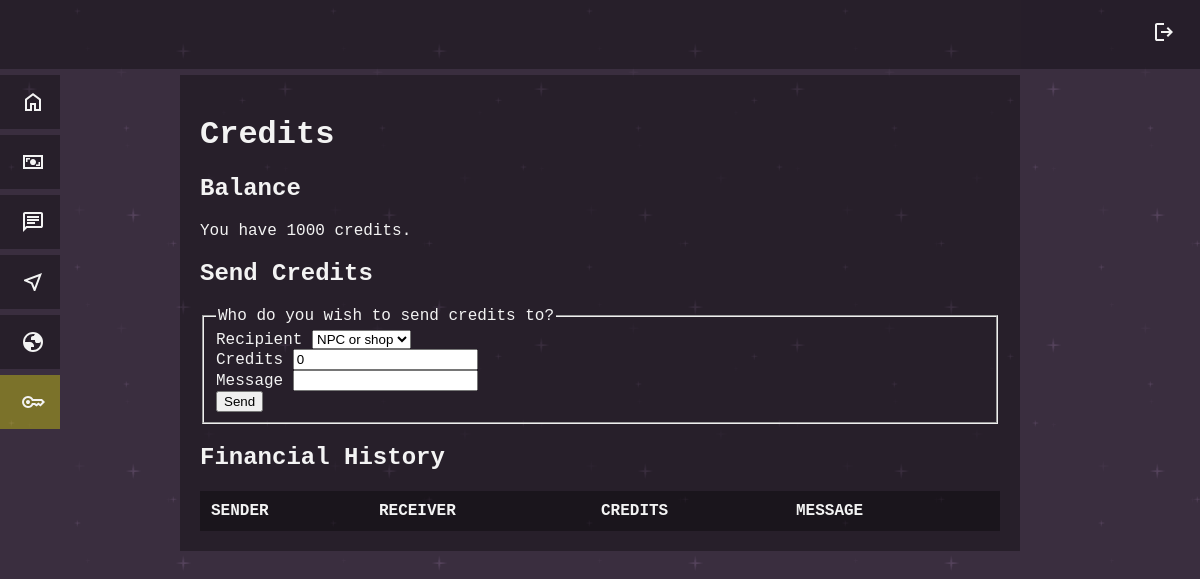
The page /credits (signed in) on the database as committed earlier.
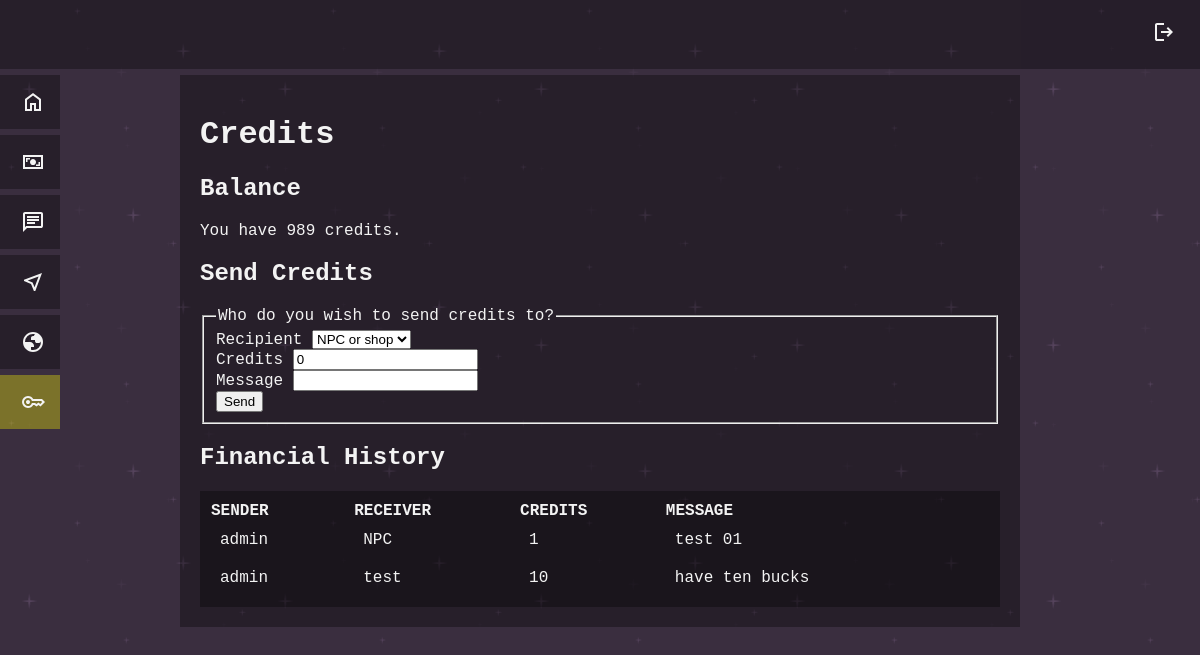
The same page on the database as committed later.
### tables this page shows
CREATE TABLE users (
id INTEGER PRIMARY KEY AUTOINCREMENT NOT NULL,
username TEXT NOT NULL UNIQUE,
hash TEXT NOT NULL,
admin INTEGER DEFAULT 0,
credits INTEGER DEFAULT 0, campaign INTEGER);

CREATE TABLE financehistory (
id INTEGER PRIMARY KEY AUTOINCREMENT UNIQUE NOT NULL,
isfrom TEXT NOT NULL,
isto TEXT NOT NULL,
value INTEGER,
message TEXT
);

### app.py (the view)
@app.route("/credits")
@login_required
def credits():
    credits_balance = db.execute("SELECT credits FROM users WHERE id = ?", session["user_id"])[0]["credits"]
    user_campaign = db.execute("SELECT campaign FROM users WHERE id = ?", session['user_id'])[0]['campaign']
    send_list = db.execute("SELECT username FROM users WHERE campaign = ?", user_campaign)
    current_username = db.execute("SELECT username FROM users WHERE id = ?", session['user_id'])[0]['username']
    finance_history = db.execute("SELECT * FROM financehistory WHERE isfrom = ? OR isto = ? ORDER BY id", current_username, current_username)
    return render_template("credits.html", credits_balance=credits_balance, send_list=send_list, finance_history=finance_history)

### app.py (called while the page is built)
@app.context_processor
def inject_admin_status():
    admin_status = session.get("admin", 0)
    return dict(admin=admin_status)

@app.after_request
def after_request(response):
    response.headers["Cache-Control"] = "no-cache, no-store, must-revalidate"
    response.headers["Expires"] = 0
    response.headers["Pragma"] = "no-cache"
    return response

### helpers.py (called while the page is built)
def login_required(f):
    @wraps(f)
    def decorated_function(*args, **kwargs):
        if session.get("user_id") is None:
            return redirect("/login")
        return f(*args, **kwargs)
    return decorated_function

### templates/credits.html (shortened to what this page needs)
{% extends "layout.html" %}
{% block main %}
<h1>Credits</h1>
<h2>Balance</h2>
<p>You have {{ credits_balance }} credits.</p>
<h2>Send Credits</h2>
<form action="/credits_send" method="post">
    <fieldset>
        <legend>
            Who do you wish to send credits to?
        </legend>
        <div class="send_credits_div">
            <label>
                Recipient
            </label>
            <select name="send_credits_to">
                <option value="NPC" selected>NPC or shop</option>
            </select>
        </div>
        <div class="send_credits_div">
            <label>
                Credits
            </label>
            <input type="number" name="send_credits_amount" min="1" value="0" />
        </div>
        <div class="send_credits_div">
            <label>
                Message
            </label>
            <input type="text" name="send_credits_note" />
        </div>
        <div class="send_credits_div">
            <button type="submit">Send</button>
        </div>
    </fieldset>
</form>
<h2>Financial History</h2>
<table class="dark_table">
    <thead>
        <tr>
            <th>SENDER</th>
            <th>RECEIVER</th>
            <th>CREDITS</th>
            <th>MESSAGE</th>
        </tr>
    </thead>
    <tbody>
        {% for line in finance_history %}
        <tr>
            <td>{{ line.isfrom }}</td>
            <td>{{ line.isto }}</td>
            <td>{{ line.value }}</td>
            <td>{{ line.message }}</td>
        </tr>
        {% endfor %}
    </tbody>
</table>
{% endblock %}

### templates/layout.html (shortened to what this page needs)
<!DOCTYPE html>
<html lang="en">
<head>
    <link href="static\style_default.css" rel="stylesheet">
</head>
<body>
    <header>
        <div>
            {% if session['user_id'] %}
            <a href="/logout" class="float_right"><img src="static/icon-logout.svg" alt="log out" /></a>
            {% endif %}
        </div>
    </header>
    {% if session['user_id'] %}
    <nav>
        <a href="/" id="link_home">Home<img src="static/icon-home.svg" class="float_right" /></a>
        <a href="/credits" id="link_credits">Credits<img src="static/icon-credits.svg" class="float_right" /></a>
        <a href="/compad" id="link_compad">Compad<img src="static/icon-compad.svg" class="float_right" /></a>
        <a href="/starmap" id="link_starmap">Starmap<img src="static/icon-starmap.svg" class="float_right" /></a>
        <a href="/system" id="link_system">System<img src="static/icon-system.svg" class="float_right" /></a>
        {% if admin == 1 %}
        <a href="/admin" id="link_admin">Admin<img src="static/icon-key.svg" class="float_right" /></a>
        {% endif %}
    </nav>
    {% endif %}
    <main>
        {% block main %}{% endblock %}
    </main>
</body>
</html>

### static/style_default.css (style rules this page uses)
body { background-color: #392e40; background-image: url("darkPurple.png"); background-repeat: repeat; font-family: "Courier New", Courier, monospace; color: #f3f3f3; }
header { position: fixed; left: 0; top: 0; width: 100%; background-color: rgba(0, 0, 0, 0.33); padding: 20px; overflow: hidden; }
header a, header span { float: left; text-align: center; padding-right: 44px; }
main { max-width: 800px; margin-left: auto; margin-right: auto; margin-top: 75px; background-color: rgba(0, 0, 0, 0.33); padding: 20px; }
nav { z-index: 1; }
nav a { position: absolute; left: -100px; transition: 0.3s; padding: 15px; width: 130px; text-decoration: none; font-size: 20px; color: #ffffff; background-color: rgba(0, 0, 0, 0.33); }
#link_home { top: 75px; }
#link_credits { top: 135px; }
#link_compad { top: 195px; }
#link_starmap { top: 255px; }
#link_system { top: 315px; }
#link_admin { top: 375px; background-color: rgba(255, 251, 0, 0.33); }
a { text-decoration: none; color: white; font-weight: bold; }
.float_right { float: right; }
.dark_table { border: none; border-spacing: 0px; width: 100%; background-color: rgba(0, 0, 0, 0.33); padding: 10px; text-align: left; }
.dark_table td { padding: 10px; }

Rows that differ between the two databases and show on the page:
changed users: credits "1000" → "989"
added financehistory: isfrom "admin", isto "NPC", value "1", message "test 01"
added financehistory: isfrom "admin", isto "test", value "10", message "have ten bucks"
